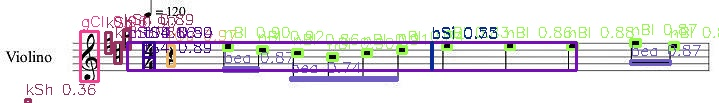
#> input picture imagens_com_rotulos/partitura_tratada_300dpi.jpg, 719 x 103 px
$ python -i detecta_linha.py   (imports and definitions only)
#> lines starting #> are read from the running program, lines starting #| are printed output that depends on the picture; after the words box and inside, x2 and y2 are one past the last pixel; in counts of white or black regions, pixels touching at a corner belong together
import cv2
import numpy as np
import os


class LinhaDetectorPartitura:
    def __init__(self, caminho_imagem, salvar_resultado=False, pasta_saida='teste/deteccao'):
        self.caminho_imagem = caminho_imagem
        self.salvar_resultado = salvar_resultado
        self.pasta_saida = pasta_saida
        self.img_original = None
        self.img_processada = None
        self.linhas_horizontais = []
        self.linhas_verticais = []

        if self.salvar_resultado:
            os.makedirs(self.pasta_saida, exist_ok=True)

    def carregar_e_processar(self):
        self.img_original = cv2.imread(self.caminho_imagem)
#> self.img_original is the input picture: shape (103, 719, 3); mean B, G, R 229.9, 225, 229.2
        if self.img_original is None:
            raise FileNotFoundError(
                f"Imagem não encontrada: {self.caminho_imagem}")

        gray = cv2.cvtColor(self.img_original, cv2.COLOR_BGR2GRAY)
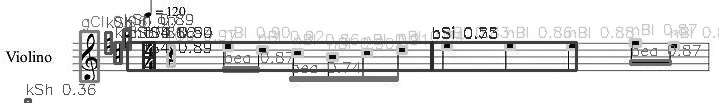
#> gray: shape (103, 719); min 0, max 255, mean 226.8
        _, binary = cv2.threshold(
            gray, 0, 255, cv2.THRESH_BINARY_INV + cv2.THRESH_OTSU)
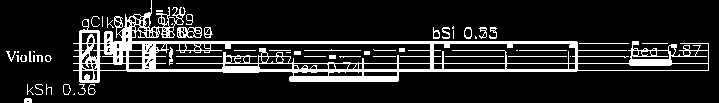
#> binary: shape (103, 719); 13.7% white; 55 white regions (14 under 20 px), largest, box (x1, y1, x2, y2) and area: (73, 0, 709, 83) 8554, (177, 27, 202, 38) 156, (445, 56, 504, 57) 59
        self.img_processada = binary

    def detectar_linhas(self):
        kernel_h = cv2.getStructuringElement(cv2.MORPH_RECT, (40, 1))
        linhas_h_img = cv2.morphologyEx(
            self.img_processada, cv2.MORPH_OPEN, kernel_h, iterations=1)
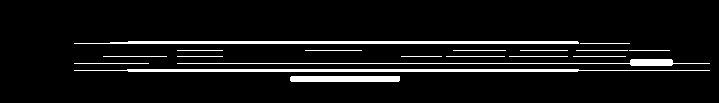
#> linhas_h_img: shape (103, 719); 7% white; 18 white regions
        contornos_h, _ = cv2.findContours(
            linhas_h_img, cv2.RETR_EXTERNAL, cv2.CHAIN_APPROX_SIMPLE)
#> contornos_h = 18 contours, 14 with area under 20; largest, box (x1, y1, x2, y2) and area: (74, 41, 579, 44) 918, (74, 69, 710, 72) 902, (290, 76, 400, 82) 544, (177, 59, 710, 66) 252

        kernel_v = cv2.getStructuringElement(cv2.MORPH_RECT, (1, 40))
        linhas_v_img = cv2.morphologyEx(
            self.img_processada, cv2.MORPH_OPEN, kernel_v, iterations=1)
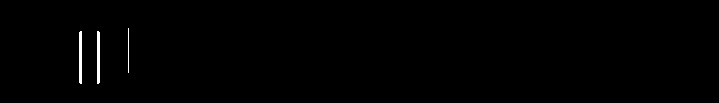
#> linhas_v_img: shape (103, 719); 0.48% white; 3 white regions
        contornos_v, _ = cv2.findContours(
            linhas_v_img, cv2.RETR_EXTERNAL, cv2.CHAIN_APPROX_SIMPLE)
#> contornos_v = 3 contours, 1 with area under 20; largest, box (x1, y1, x2, y2) and area: (97, 31, 100, 84) 103, (79, 31, 82, 84) 103

        for cnt in contornos_h:
            x, y, w, h = cv2.boundingRect(cnt)
            self.linhas_horizontais.append((x, y, w, h))
            if self.salvar_resultado:
                cv2.rectangle(self.img_original, (x, y),
                              (x+w, y+h), (0, 0, 255), 1)
#> this loop made 18 passes
#> (cnt, x, y, w, h) on passes 3, 5, 6, 7, 8, 9, 10, 11, 12, 13, 14, 15: ([[74, 63], [148, 63]], 74, 63, 75, 1), ([[573, 56], [625, 56]], 573, 56, 53, 1), ([[509, 56], [567, 56]], 509, 56, 59, 1), ([[446, 56], [504, 56]], 446, 56, 59, 1), ([[401, 56], [441, 56]], 401, 56, 41, 1), ([[177, 56], [222, 56]], 177, 56, 46, 1), ([[103, 56], [166, 56]], 103, 56, 64, 1), ([[629, 50], [669, 50]], 629, 50, 41, 1), ([[576, 50], [627, 50]], 576, 50, 52, 1), ([[520, 50], [567, 50]], 520, 50, 48, 1), ([[453, 50], [505, 50]], 453, 50, 53, 1), ([[305, 50], [361, 50]], 305, 50, 57, 1)
#> (x, y, w, h) on passes 1, 2, 4, 18: (290, 76, 110, 6), (74, 69, 636, 3), (177, 59, 533, 7), (74, 41, 505, 3)
#> after the loop, self.linhas_horizontais = 18 items, first 6: (290, 76, 110, 6), (74, 69, 636, 3), (74, 63, 75, 1), (177, 59, 533, 7), (573, 56, 53, 1), (509, 56, 59, 1)

        for cnt in contornos_v:
            x, y, w, h = cv2.boundingRect(cnt)
            self.linhas_verticais.append((x, y, w, h))
            if self.salvar_resultado:
                cv2.rectangle(self.img_original, (x, y),
                              (x+w, y+h), (0, 255, 0), 1)
#> this loop made 3 passes
#> (x, y, w, h) on passes 1 to 2: (97, 31, 3, 53), (79, 31, 3, 53)
#> (cnt, x, y, w, h) on pass 3: ([[128, 28], [128, 72]], 128, 28, 1, 45)
#> after the loop, self.linhas_verticais = [(97, 31, 3, 53), (79, 31, 3, 53), (128, 28, 1, 45)]

    def salvar_resultados(self):
        if not self.salvar_resultado:
            return

        caminho_txt = os.path.join(self.pasta_saida, 'linhas_detectadas.txt')
        with open(caminho_txt, 'w') as f:
            f.write("tipo,x,y,w,h\n")
            for x, y, w, h in self.linhas_horizontais:
                f.write(f"horizontal,{x},{y},{w},{h}\n")
            for x, y, w, h in self.linhas_verticais:
                f.write(f"vertical,{x},{y},{w},{h}\n")

        nome_arquivo = os.path.basename(self.caminho_imagem)
        caminho_img_saida = os.path.join(self.pasta_saida, nome_arquivo)
        cv2.imwrite(caminho_img_saida, self.img_original)

    def processar(self):
        self.carregar_e_processar()
        self.detectar_linhas()
        self.salvar_resultados()
        ydistintos = self.y_distintos(self)

        return self.linhas_horizontais, self.linhas_verticais, ydistintos

    @staticmethod
    def y_distintos(self):
        ys_distintos = set()
        ys_res = set()

        y_extraido = self.linhas_horizontais
#> y_extraido has the same summary as self.linhas_horizontais in detectar_linhas
        print(y_extraido)
#> (printed output is left out)
        for (x, y, w, h) in y_extraido:
            if h <= 2:
                ys_distintos.add(y)
#> this loop made 18 passes
#> (x, y, w, h) on passes 1 to 12: (290, 76, 110, 6), (74, 69, 636, 3), (74, 63, 75, 1), (177, 59, 533, 7), (573, 56, 53, 1), (509, 56, 59, 1), (446, 56, 59, 1), (401, 56, 41, 1), (177, 56, 46, 1), (103, 56, 64, 1), (629, 50, 41, 1), (576, 50, 52, 1)
#> after the loop, ys_distintos = 4 items

        ys_ordenados = sorted(ys_distintos)
#> ys_ordenados = [43, 50, 56, 63]
        i = len(ys_ordenados) - 1
#> i = 3

        while i > 0:
            if (ys_ordenados[i] - ys_ordenados[i-1] > 2):
                ys_res.add(ys_ordenados[i])
            i -= 1
#> this loop made 3 passes
#> i on passes 1 to 3: 2, 1, 0
#> after the loop, i = 0; ys_res = 3 items
        ys_res.add(ys_ordenados[i])

        return sorted(ys_res)

    @staticmethod
    def pre_simbolo(pauta, simbolos):
        # Exemplo incompleto, preencha conforme seu uso
        ys_distintos = set()
        ys_res = set()

        with open(simbolos, 'r') as arquivo:
            for linha in arquivo:
                partes = linha.strip().split(',')
                # Parece que o arquivo simbolos tem 6 colunas
                if len(partes) != 6:
                    continue  # pula linhas mal formatadas

                arq, class_confidence, center_x, center_y, width, height = partes
                try:
                    center_x = int(center_x)
                    width = int(width)
                    center_y = int(center_y)
                    height = int(height)

                    x_min = center_x - width / 2
                    y_min = center_y - height / 2

                except ValueError:
                    continue  # pula valores inválidos

        # completar lógica conforme necessidade


# Exemplo de uso:

# [7 lines not run here, left out]

>>> result = LinhaDetectorPartitura('imagens_com_rotulos/partitura_tratada_300dpi.jpg').processar()
#> in processar, `ydistintos = self.y_distintos(self)`: ydistintos = [43, 50, 56, 63]
